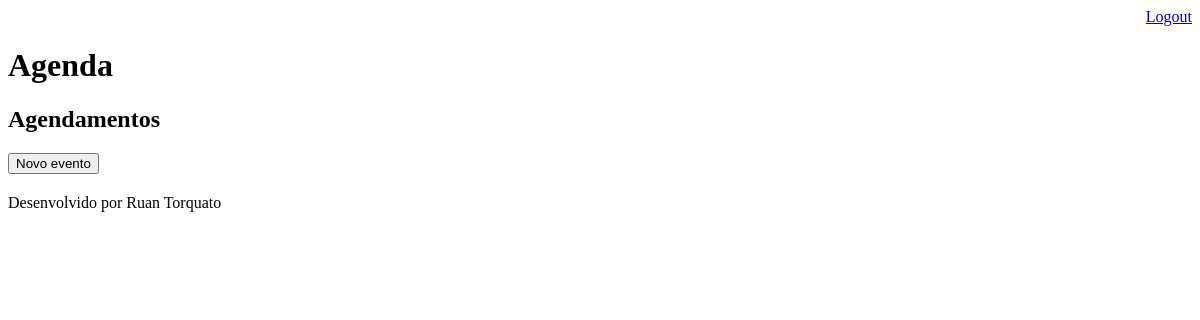
/agenda/ (signed in), run on an earlier commit of the app's database.
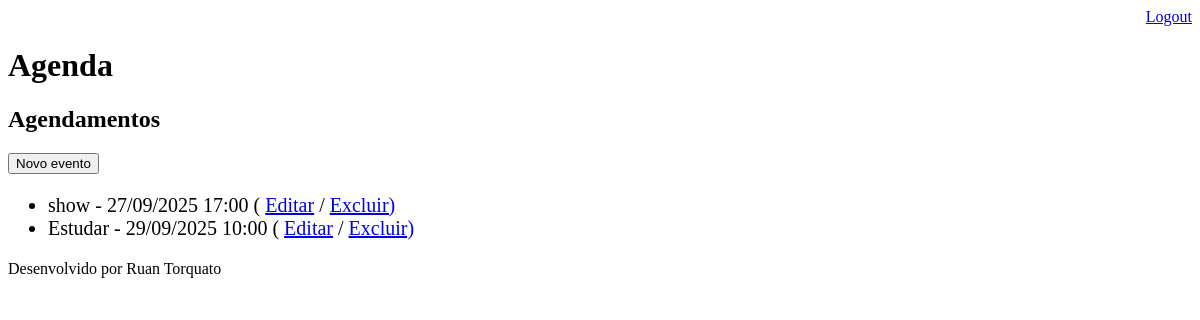
And on a later commit of the database.
### core/models.py (models this page shows, shortened)
class Evento(models.Model):
    titulo = models.CharField(max_length=100)
    descricao = models.TextField(blank=True, null=True)
    data_evento = models.DateTimeField(verbose_name="Data de Evento")
    data_criacao = models.DateTimeField(auto_now=True)
    usuario = models.ForeignKey(User, on_delete=models.CASCADE)
    class Meta:
        db_table = 'evento'
    def get_data_evento(self):
        return self.data_evento.strftime('%d/%m/%Y %H:%M')
    def get_evento_atrasado(self):
        if self.data_evento < datetime.now():
            return True
        else:
            return False

### core/views.py (the view)
# urls.py: path('agenda/', views.list_eventos),
@login_required(login_url='/login/')
def list_eventos(request):
    user = request.user
    data_atual = datetime.now() - timedelta(hours=1)
    evento = Evento.objects.filter(usuario=user,
                                   data_evento__gte=data_atual)
    dados = {'eventos': evento}
    return render(request, 'agenda.html', dados)

### templates/agenda.html (shortened to what this page needs)
{% extends "model-page.html" %}
{% block content %}
    <h2>Agendamentos</h2>
    <a href="evento/">
        <button type="button">Novo evento</button>
    </a>
    <ul style="font-size: 20px;">
        {% for evento in eventos %}
            <li>
                <div style=>
                    {{ evento.titulo }} - {{ evento.get_data_evento }}
                    ( <a href="evento/?id={{ evento.id }}">Editar</a>
                    / <a href="evento/delete/{{ evento.id }}/"> Excluir)</a>
                </div>
            </li>
        {% endfor %}
    </ul>
{% endblock %}

What changed in the data, as far as the page shows it:
added Evento: titulo "show", get_data_evento "27/09/2025 17:00"
added Evento: titulo "Estudar", get_data_evento "29/09/2025 10:00"
